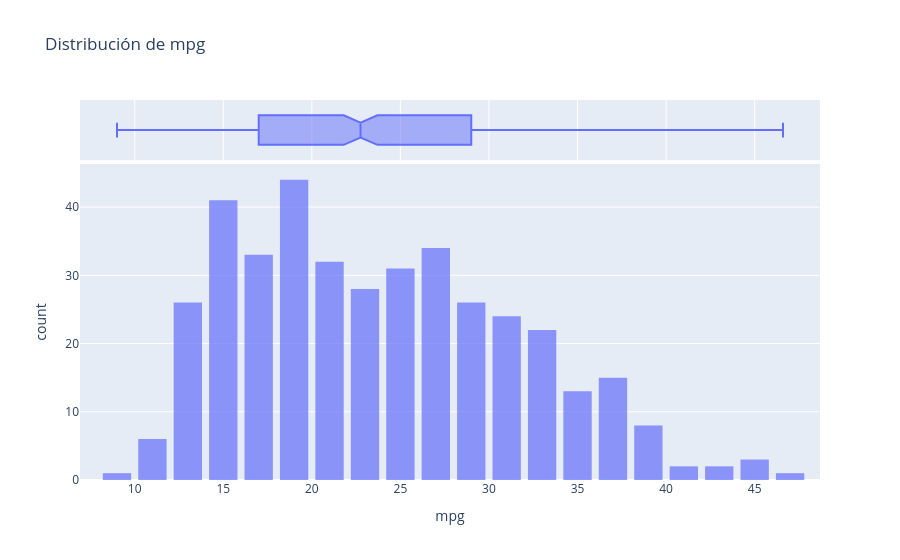
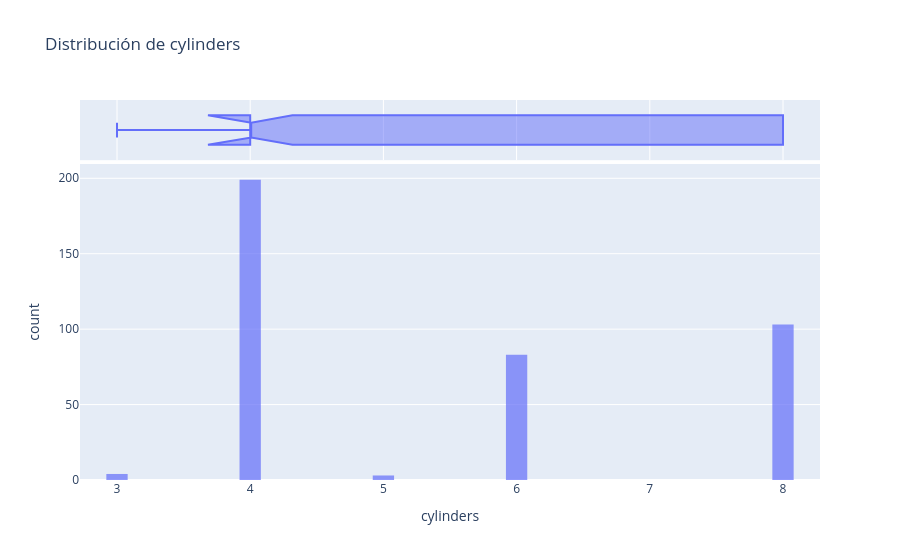
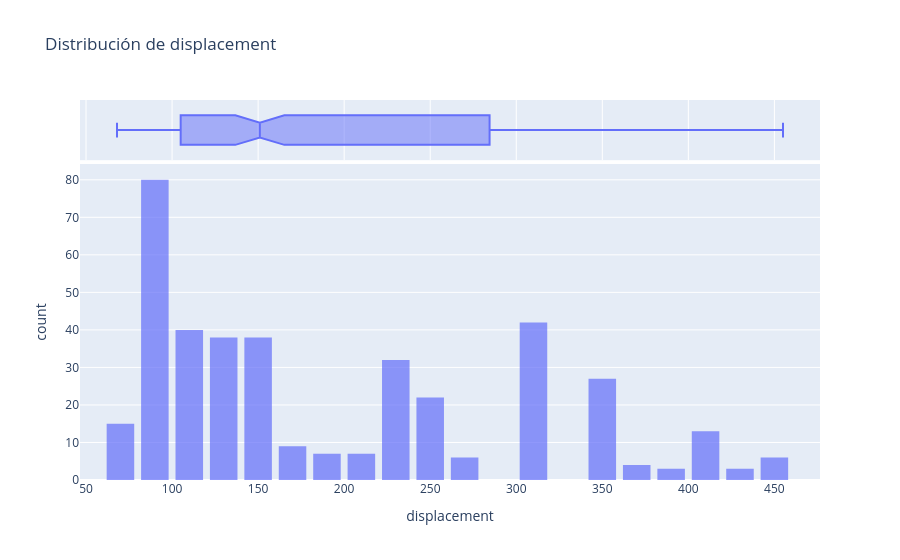
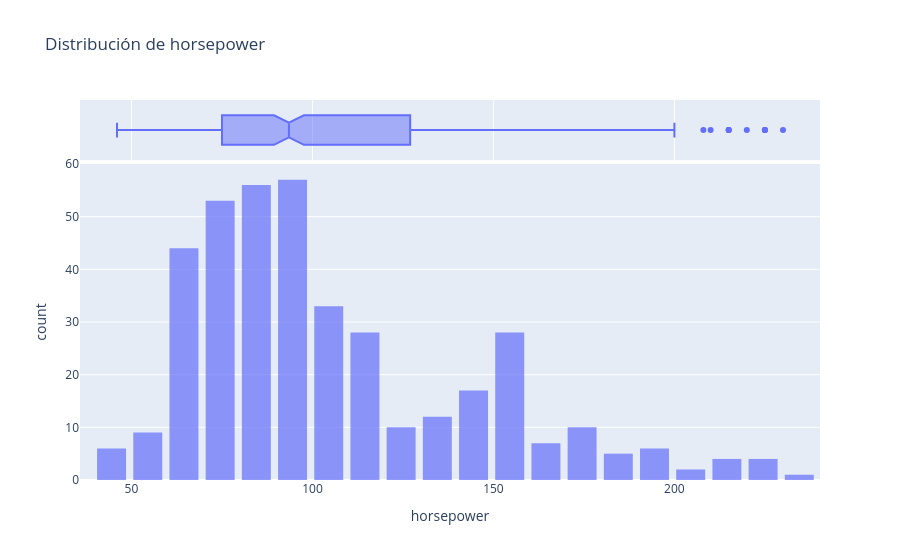

The notebook cell saved with these charts, in order:
### Markdown cell above
---
# 2️⃣ Explorar visualmente (20 min)

Buscamos pistas: ¿qué variables se mueven junto con `mpg`?

### Code cell
numerical_vars = [
    'mpg',
    'cylinders',
    'displacement',
    'horsepower',
    'weight',
    'acceleration',
    'model_year'
]

plot_distributions(df, numerical_vars)

### Figure 1 — Plotly figure (JSON) as saved in the notebook; plotly's stock layout.template omitted (floating-point values rounded to 4 significant figures; data arrays with more than 128 entries replaced by an {"elided": "..."} marker saying what was removed)
{"data": [{"bingroup": "x", "hovertemplate": "mpg=%{x}<br>count=%{y}<extra></extra>", "legendgroup": "", "marker": {"color": "#636efa", "opacity": 0.7, "pattern": {"shape": ""}}, "name": "", "nbinsx": 30, "orientation": "v", "showlegend": false, "type": "histogram", "x": {"elided": "392 float values"}, "xaxis": "x", "yaxis": "y"}, {"hovertemplate": "mpg=%{x}<extra></extra>", "legendgroup": "", "marker": {"color": "#636efa"}, "name": "", "notched": true, "showlegend": false, "type": "box", "x": {"elided": "392 float values"}, "xaxis": "x2", "yaxis": "y2"}], "layout": {"bargap": 0.2, "barmode": "relative", "legend": {"tracegroupgap": 0}, "title": {"text": "Distribución de mpg"}, "xaxis": {"anchor": "y", "domain": [0.0, 1.0], "title": {"text": "mpg"}}, "xaxis2": {"anchor": "y2", "domain": [0.0, 1.0], "matches": "x", "showgrid": true, "showticklabels": false}, "yaxis": {"anchor": "x", "domain": [0.0, 0.8316], "title": {"text": "count"}}, "yaxis2": {"anchor": "x2", "domain": [0.8416, 1.0], "matches": "y2", "showgrid": false, "showline": false, "showticklabels": false, "ticks": ""}}}

### Figure 2 — Plotly figure (JSON) as saved in the notebook; plotly's stock layout.template omitted (floating-point values rounded to 4 significant figures; data arrays with more than 128 entries replaced by an {"elided": "..."} marker saying what was removed)
{"data": [{"bingroup": "x", "hovertemplate": "cylinders=%{x}<br>count=%{y}<extra></extra>", "legendgroup": "", "marker": {"color": "#636efa", "opacity": 0.7, "pattern": {"shape": ""}}, "name": "", "nbinsx": 30, "orientation": "v", "showlegend": false, "type": "histogram", "x": {"elided": "392 int values"}, "xaxis": "x", "yaxis": "y"}, {"hovertemplate": "cylinders=%{x}<extra></extra>", "legendgroup": "", "marker": {"color": "#636efa"}, "name": "", "notched": true, "showlegend": false, "type": "box", "x": {"elided": "392 int values"}, "xaxis": "x2", "yaxis": "y2"}], "layout": {"bargap": 0.2, "barmode": "relative", "legend": {"tracegroupgap": 0}, "title": {"text": "Distribución de cylinders"}, "xaxis": {"anchor": "y", "domain": [0.0, 1.0], "title": {"text": "cylinders"}}, "xaxis2": {"anchor": "y2", "domain": [0.0, 1.0], "matches": "x", "showgrid": true, "showticklabels": false}, "yaxis": {"anchor": "x", "domain": [0.0, 0.8316], "title": {"text": "count"}}, "yaxis2": {"anchor": "x2", "domain": [0.8416, 1.0], "matches": "y2", "showgrid": false, "showline": false, "showticklabels": false, "ticks": ""}}}

### Figure 3 — Plotly figure (JSON) as saved in the notebook; plotly's stock layout.template omitted (floating-point values rounded to 4 significant figures; data arrays with more than 128 entries replaced by an {"elided": "..."} marker saying what was removed)
{"data": [{"bingroup": "x", "hovertemplate": "displacement=%{x}<br>count=%{y}<extra></extra>", "legendgroup": "", "marker": {"color": "#636efa", "opacity": 0.7, "pattern": {"shape": ""}}, "name": "", "nbinsx": 30, "orientation": "v", "showlegend": false, "type": "histogram", "x": {"elided": "392 float values"}, "xaxis": "x", "yaxis": "y"}, {"hovertemplate": "displacement=%{x}<extra></extra>", "legendgroup": "", "marker": {"color": "#636efa"}, "name": "", "notched": true, "showlegend": false, "type": "box", "x": {"elided": "392 float values"}, "xaxis": "x2", "yaxis": "y2"}], "layout": {"bargap": 0.2, "barmode": "relative", "legend": {"tracegroupgap": 0}, "title": {"text": "Distribución de displacement"}, "xaxis": {"anchor": "y", "domain": [0.0, 1.0], "title": {"text": "displacement"}}, "xaxis2": {"anchor": "y2", "domain": [0.0, 1.0], "matches": "x", "showgrid": true, "showticklabels": false}, "yaxis": {"anchor": "x", "domain": [0.0, 0.8316], "title": {"text": "count"}}, "yaxis2": {"anchor": "x2", "domain": [0.8416, 1.0], "matches": "y2", "showgrid": false, "showline": false, "showticklabels": false, "ticks": ""}}}

### Figure 4 — Plotly figure (JSON) as saved in the notebook; plotly's stock layout.template omitted (floating-point values rounded to 4 significant figures; data arrays with more than 128 entries replaced by an {"elided": "..."} marker saying what was removed)
{"data": [{"bingroup": "x", "hovertemplate": "horsepower=%{x}<br>count=%{y}<extra></extra>", "legendgroup": "", "marker": {"color": "#636efa", "opacity": 0.7, "pattern": {"shape": ""}}, "name": "", "nbinsx": 30, "orientation": "v", "showlegend": false, "type": "histogram", "x": {"elided": "392 float values"}, "xaxis": "x", "yaxis": "y"}, {"hovertemplate": "horsepower=%{x}<extra></extra>", "legendgroup": "", "marker": {"color": "#636efa"}, "name": "", "notched": true, "showlegend": false, "type": "box", "x": {"elided": "392 float values"}, "xaxis": "x2", "yaxis": "y2"}], "layout": {"bargap": 0.2, "barmode": "relative", "legend": {"tracegroupgap": 0}, "title": {"text": "Distribución de horsepower"}, "xaxis": {"anchor": "y", "domain": [0.0, 1.0], "title": {"text": "horsepower"}}, "xaxis2": {"anchor": "y2", "domain": [0.0, 1.0], "matches": "x", "showgrid": true, "showticklabels": false}, "yaxis": {"anchor": "x", "domain": [0.0, 0.8316], "title": {"text": "count"}}, "yaxis2": {"anchor": "x2", "domain": [0.8416, 1.0], "matches": "y2", "showgrid": false, "showline": false, "showticklabels": false, "ticks": ""}}}
